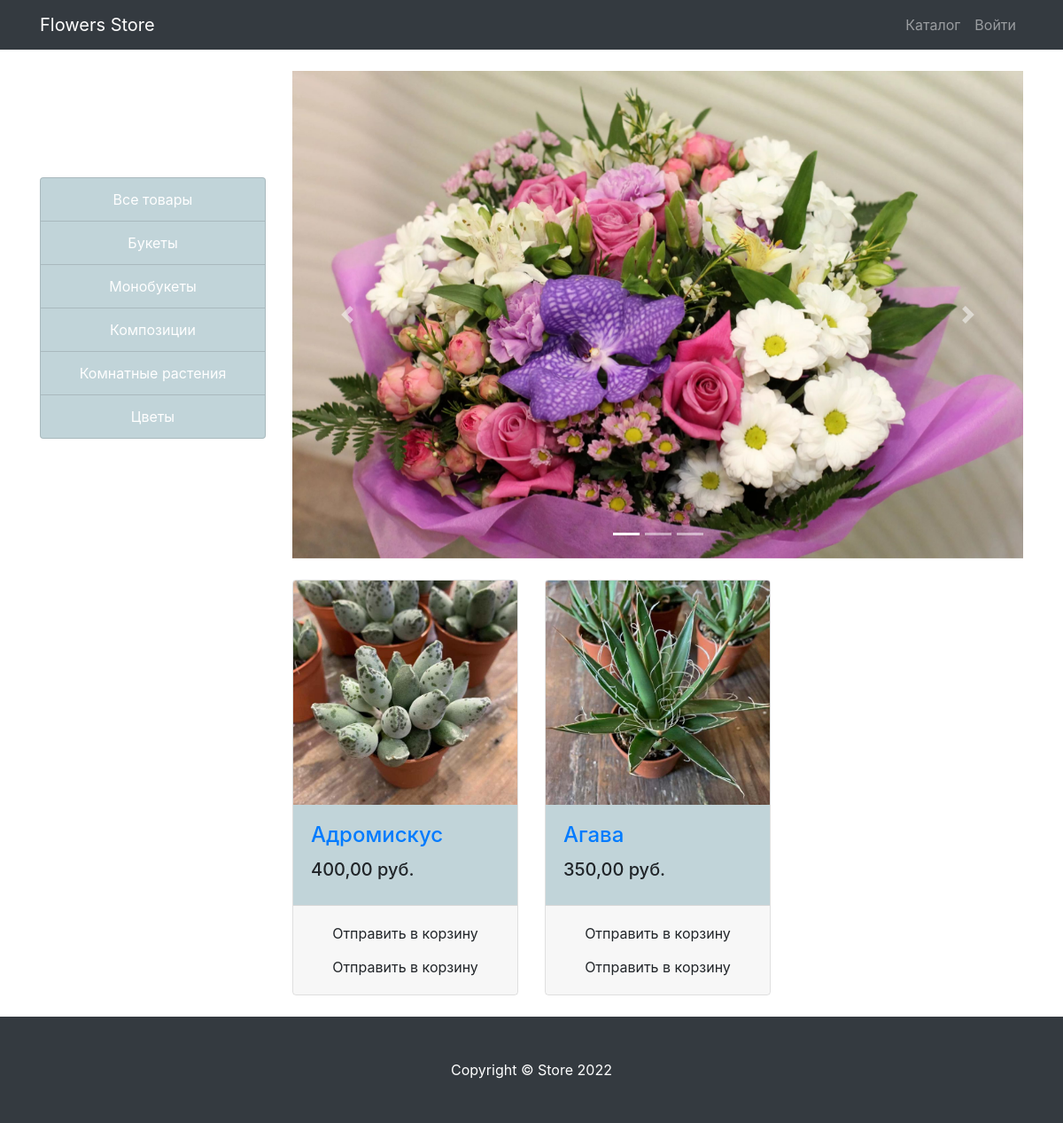
/products/category/6, run on the app's committed database.
### products/models.py (models this page shows, shortened)
class FinishedProductsCategory(models.Model):
    name = models.CharField(max_length=128, unique=True)
    description = models.TextField(null = True, blank= True)
    class Meta:
        verbose_name = 'Вид продукта'
        verbose_name_plural = 'категории конечных продуктов'

class FinishedProducts(models.Model):
    name = models.CharField(max_length = 256)
    category_products = models.ForeignKey(to = FinishedProductsCategory, on_delete = models.PROTECT)
    structure = models.TextField()
    price = models.DecimalField(max_digits = 6, decimal_places = 2)
    quantity = models.PositiveBigIntegerField(default = 0)
    image = models.ImageField(upload_to = 'products_images')
    count = models.IntegerField()
    class Meta:
        verbose_name = 'Конечный продукт'
        verbose_name_plural = 'Конечные продукты'

### products/views.py (the view)
# urls.py: path('', ProductsListView.as_view(), name ='index'),
class ProductsListView(TitleMixin,ListView):
    model = FinishedProducts
    template_name = "products/products.html"
    paginate_by = 3
    title = 'Flowers Store - Каталог'
    def get_queryset(self):
        queryset = super(ProductsListView, self).get_queryset()
        category_id = self.kwargs.get('category_id')
        return queryset.filter(category_products_id=category_id) if category_id else queryset
    def get_context_data(self, *, object_list = None, **kwargs):
        context = super(ProductsListView, self).get_context_data()
        context['categories']= FinishedProductsCategory.objects.all()
        return context

### common/views.py (called while the page is built)
    def get_context_data(self, **kwargs):
        context = super(TitleMixin, self).get_context_data(**kwargs)
        context['title'] = self.title
        return context

### products/context_processors.py (called while the page is built)
def baskets(request):
    user = request.user
    return {'baskets':Basket.objects.filter(user=user) if user.is_authenticated else []}

### products/templates/products/products.html (shortened to what this page needs)
{%extends 'products/base.html' %}
{% load static %}
{% block css %}
<link href="{% static 'vendor/css/index.css'%}" rel="stylesheet">
{% endblock %}
{% block content %}
<div class="container">
    <div class="row">
        <div class="col-lg-3">
            <h1 class="my-4"  style="color: #ffffff;">Flowers Store
            </h1>
            <div class="list-group">
                <a href="{% url 'products:index' %}" class="list-group-item" style="background-color: hsla(194, 25%, 61%, 0.5); color: #ffffff; text-align: center;">Все товары</a>
                {% for category in categories %}
                <a href="{%url 'products:category' category.id %}" class="list-group-item" style="background-color: hsla(194, 25%, 61%, 0.5); color: #ffffff; text-align: center;">{{category.name}}</a>
                {% endfor %}
            </div>
        </div>
        <div class="col-lg-9">
            <div id="carouselExampleIndicators" class="carousel slide my-4" data-ride="carousel">
                <ol class="carousel-indicators">
                    <li data-target="#carouselExampleIndicators" data-slide-to="0" class="active"></li>
                    <li data-target="#carouselExampleIndicators" data-slide-to="1"></li>
                    <li data-target="#carouselExampleIndicators" data-slide-to="2"></li>
                </ol>
                <div class="carousel-inner" role="listbox">
                    <div class="carousel-item active">
                        <img class="d-block img-fluid" src="{% static 'vendor/img/slides/bouquet_flowers1.jpg'%}" width=100% height="100%"
                            alt="First slide">
                    </div>
                </div>
                <a class="carousel-control-prev" href="#carouselExampleIndicators" role="button" data-slide="prev">
                    <span class="carousel-control-prev-icon" aria-hidden="true"></span>
                </a>
                <a class="carousel-control-next" href="#carouselExampleIndicators" role="button" data-slide="next">
                    <span class="carousel-control-next-icon" aria-hidden="true"></span>
                </a>
            </div>
            <div class="row">
                {% for product in object_list %}
                <div class="col-lg-4 col-md-6 mb-4">
                    <div class="card h-100" style="background-color: hsla(194, 25%, 61%, 0.0);">
                        <a href="#">
                            <img class="card-img-top" src="{{ product.image.url }}" alt="">
                        </a>
                        <div class="card-body" style="background-color: hsla(194, 25%, 61%, 0.5);">
                            <h4 class="card-title">
                                <a href="#">{{ product.name }}</a>
                            </h4>
                            <h5>{{ product.price }} руб.</h5>
                        </div>
                        <div class="card-footer text-center">
                            <a class="btn" href="{% url 'products:basket_add' product.id %}">
                                Отправить в корзину
                            </a>
                            <form class="btn" action="{% url 'products:basket_add' product.id %}">
                                Отправить в корзину
                                </form>
                        </div>
                    </div>
                </div>
                {% endfor %}
            </div>
        </div>
    </div>
</div>
{% endblock %}
{% block footer %}
<footer class="py-5 bg-dark">
    <div class="container">
        <p class="m-0 text-center text-white">Copyright &copy; Store 2022</p>
    </div>
</footer>
{% endblock %}

### data on the page
FinishedProductsCategory: name "Букеты"
FinishedProductsCategory: name "Монобукеты"
FinishedProductsCategory: name "Композиции"
FinishedProductsCategory: name "Комнатные растения"
FinishedProductsCategory: name "Цветы"
FinishedProducts: image (picture), name "Адромискус", price "400,00"
FinishedProducts: image (picture), name "Агава", price "350,00"
